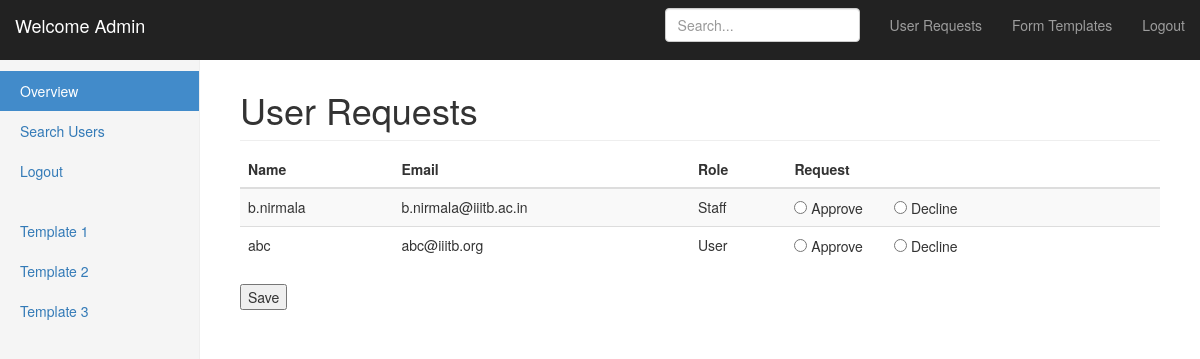
Page /admin_module/ on the committed database.
### module1/models.py (models this page shows, shortened)
class SignUp(models.Model):
	ROLE_CHOICES = (
        ('Admin', 'Administrator'),
        ('Staff', 'Staff'),
        ('User', 'Candidate')
    )
	'''APPROVE_CHOICES=(
		('1', 'Approved'),
		('2', 'Declined'),
		('3', 'Pending')
	)'''
	name = models.CharField(max_length=30)         #for alphanumeric
	email = models.EmailField()
	password = models.CharField(max_length=20,default='12345678')
	confirmPassword = models.CharField(max_length=20,default='12345678')
	role = models.CharField(max_length=5, choices=ROLE_CHOICES, default=1)
	approve = models.CharField(max_length=1, default='3')

### adminmodule/views.py (the view)
# urls.py: url(r'^admin_module/', 'adminmodule.views.main', name="main"),
def main(request):
	all_entries = SignUp.objects.all()
	name=[p.name for p in all_entries]
	email=[p.email for p in all_entries]
	role=[p.role for p in all_entries]
	if request.method == 'POST':
		approve = request.POST.getlist('status','')
		print approve
	context ={
		"all_entries":all_entries
	}
	return render(request,"admin_page.html",context)

### templates/admin_page.html (shortened to what this page needs)
{% load static %}
<!DOCTYPE html>
<html lang="en">
  <head>
    <link href="{% static 'css/bootstrap.min.css' %}" rel="stylesheet">
    <link href="{% static 'css/dashboard.css' %}" rel="stylesheet">
  </head>
  <body>
    <nav class="navbar navbar-inverse navbar-fixed-top">
      <div class="container-fluid">
        <div class="navbar-header">
          <p class="navbar-brand">Welcome Admin</p>
        </div>
        <div id="navbar" class="navbar-collapse collapse">
          <ul class="nav navbar-nav navbar-right">
            <li><a href="#">User Requests</a></li>
            <li><a href="/templates">Form Templates</a></li>
            <li><a href="/">Logout</a></li>
          </ul>
          <form class="navbar-form navbar-right">
            <input type="text" class="form-control" placeholder="Search...">
          </form>
        </div>
      </div>
    </nav>
    <div class="container-fluid">
      <div class="row">
        <div class="col-sm-3 col-md-2 sidebar">
          <ul class="nav nav-sidebar">
            <li class="active"><a href="#">Overview <span class="sr-only">(current)</span></a></li>
            <li><a href="#">Search Users</a></li>
            <li><a href="/">Logout</a></li>
          </ul>
          <ul class="nav nav-sidebar">
            <li><a href="">Template 1</a></li>
            <li><a href="">Template 2</a></li>
            <li><a href="">Template 3</a></li>
          </ul>
        </div>
        <div class="col-sm-9 col-sm-offset-3 col-md-10 col-md-offset-2 main">
          <h1 class="sub-header">User Requests</h1>
          <div class="table-responsive">
            <table class="table table-striped">
              <thead>
                <tr>
                  <th>Name</th>
                  <th>Email</th>
                  <th>Role</th>
                  <th>Request</th>
                </tr>
              </thead>
              <tbody>
               {% for item in all_entries %}
                <tr>
                <td>{{ item.name }}</td>
                <td>{{ item.email }}</td>
                <td>{{ item.role }}</td>
                <td><form method='POST' action='/admin_module/'>{% csrf_token %}
                  <input type="radio" name="status" value="1"> Approve &nbsp&nbsp&nbsp&nbsp&nbsp&nbsp
                   <input type="radio" name="status" value="2"> Decline
                  </form>
                </td>
                </tr>
               {% endfor %}
              </tbody>
            </table>
            <form method='POST' action='/admin_module/'>{% csrf_token %} <input type="submit" value="Save"> </form>
          </div>
        </div>
      </div>
    </div>
  </body>
</html>

### static/our_static/css/dashboard.css (style rules this page uses)
body { padding-top: 50px; }
.sub-header { padding-bottom: 10px; border-bottom: 1px solid #eee; }
.navbar-fixed-top { border: 0; }
.sidebar { display: none; }
@media (min-width: 768px) { .sidebar { position: fixed; top: 51px; bottom: 0; left: 0; z-index: 1000; display: block; padding: 20px; overflow-x: hidden; overflow-y: auto; background-color: #f5f5f5; border-right: 1px solid #eee; } }
.nav-sidebar { margin-right: -21px; margin-bottom: 20px; margin-left: -20px; }
.nav-sidebar > li > a { padding-right: 20px; padding-left: 20px; }
.nav-sidebar > .active > a, .nav-sidebar > .active > a:hover, .nav-sidebar > .active > a:focus { color: #fff; background-color: #428bca; }
.main { padding: 20px; }
@media (min-width: 768px) { .main { padding-right: 40px; padding-left: 40px; } }

### rows in the picture
SignUp: name "b.nirmala", email "b.nirmala@iiitb.ac.in", role "Staff"
SignUp: name "abc", email "abc@iiitb.org", role "User"
